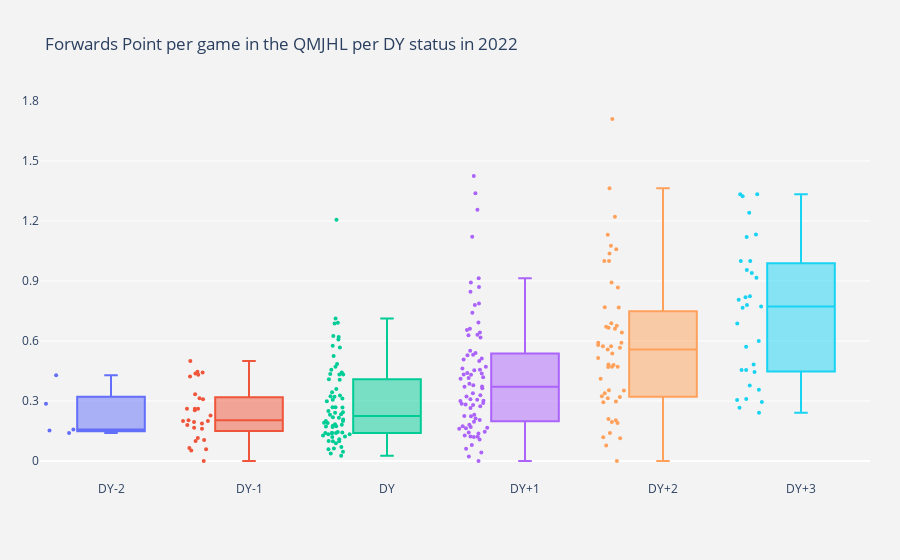

Notebook code for this chart:
### Code cell
import plotly.graph_objects as go

fig = go.Figure()
for DY_value in ['DY-2', 'DY-1',"DY",'DY+1', 'DY+2', 'DY+3']:
    fig.add_trace(go.Box(y=df[(df["DY+/-"] == DY_value) & (df["POS"] == "F")]["P1/GP"],
                         quartilemethod="linear",
                         name=DY_value,
                         boxpoints='all',
                        jitter=0.5,
                         whiskerwidth=0.2,
                        marker_size=4,
                        hovertext=df[(df["DY+/-"] == DY_value) & (df["POS"] == "F")].NAME))

fig.update_layout(
    title='Forwards Point per game in the QMJHL per DY status in 2022',
    yaxis=dict(
        autorange=True,
        showgrid=True,
        zeroline=True,
        dtick=.3,
        gridcolor='rgb(255, 255, 255)',
        gridwidth=1,
        zerolinecolor='rgb(255, 255, 255)',
        zerolinewidth=2,
    ),
    margin=dict(
        l=40,
        r=30,
        b=80,
        t=100,
    ),
    paper_bgcolor='rgb(243, 243, 243)',
    plot_bgcolor='rgb(243, 243, 243)',
    showlegend=False
)



fig.show()

### Figure 1 — Plotly figure (JSON) as saved in the notebook; plotly's stock layout.template omitted (floating-point values rounded to 4 significant figures)
{"data": [{"boxpoints": "all", "hovertext": ["Alex Mercier", "Alexandre Blais", "Loic Goyette", "Logan Crosby", "Justin Gendron"], "jitter": 0.5, "marker": {"size": 4}, "name": "DY-2", "quartilemethod": "linear", "type": "box", "whiskerwidth": 0.2, "y": [0.4286, 0.2857, 0.1579, 0.1522, 0.14]}, {"boxpoints": "all", "hovertext": ["Mathieu Cataford", "Ethan Gauthier", "Thomas Auger", "Andrei Loshko", "Tyler Peddle", "Cam Squires", "Alexis Bourque", "Maxime Coursol", "Joseph Henneberry", "Miles Mueller", "Nathan Baril", "Vincent Collard", "Mael Lavigne", "Justin Sullivan", "Justin Larose", "Matis Ouellet", "Natan Ethier", "Vincent Gauthier", "Emmanuel Vermette", "Mael St-Denis", "Justin Boisselle", "Julien Rod", "Noah Ryan", "Manix Sarrasin", "Cameron Henderson", "Sam Bowness", "Charles-Olivier Villeneuve", "Nicolas Hogue", "Sam-Luca Thifault"], "jitter": 0.5, "marker": {"size": 4}, "name": "DY-1", "quartilemethod": "linear", "type": "box", "whiskerwidth": 0.2, "y": [0.5, 0.4462, 0.4419, 0.4375, 0.4308, 0.4219, 0.3333, 0.3137, 0.3088, 0.2615, 0.2615, 0.2615, 0.2542, 0.2273, 0.2034, 0.2, 0.2, 0.1944, 0.1875, 0.1803, 0.1667, 0.1607, 0.1154, 0.1053, 0.1, 0.0652, 0.0588, 0.0526, 0]}, {"boxpoints": "all", "hovertext": ["Jordan Dumais", "Nathan Gaucher", "Markus Vidicek", "Justin Cote", "Pier-Olivier Roy (02)", "Yoan Loshing", "Antonin Verreault", "Alexis Gendron", "Daniil Bourosh", "Maxim Barbashev", "Luke Woodworth", "Jacob Mathieu", "Alexis Brisson", "Mikael Denis", "Sam Oliver", "Thomas Begin", "Alex Blais", "Jacob Newcombe", "Samuel Savoie", "Jonathan Fauchon", "Louis-Philippe Fontaine", "Dylan Andrews", "Nikita Prishchepov", "James Swan", "Cam Thomson", "Jakub Hujer", "Jonas Taibel", "Mathis Perron", "Felix Gagnon", "Michael Horth", "Simon Hughes", "Colin Ratt", "Jeremie Minville", "Peter Repcik", "Yegor Goryunov", "Donovan Arsenault", "Jason Desruisseaux", "Cameron MacLean", "Braeden MacPhee", "Nathan Casey", "Leighton Carruthers", "Nico Laforge", "Hugo Primeau", "Matthew MacDonald", "Alexis Bonefon", "Kassim Gaudet", "Xavier Roy", "Alexandre Nadeau", "Jacob Lafontaine", "Alpha Barry", "Joey Vetrano", "Jarrett Todd", "Charles-Antoine Tremblay", "Colby Huggan", "Julien Paille", "Felix Riverin", "Felix Bedard", "Zachary Marquis-Laflamme", "Jean-Raphael Roy", "Raphael Blouin", "Luka Gomboc", "Frederic Potvin", "Antoine Roy", "Alexandre Lefebvre", "Lucas Canning", "Charles-Antoine Lavallee", "Markus Suchy", "Alexandre Lamarre", "Sam Archibald", "Kiefer Lyons"], "jitter": 0.5, "marker": {"size": 4}, "name": "DY", "quartilemethod": "linear", "type": "box", "whiskerwidth": 0.2, "y": [1.206, 0.7121, 0.6912, 0.6875, 0.625, 0.62, 0.6071, 0.5758, 0.5672, 0.5254, 0.4853, 0.4706, 0.4565, 0.4426, 0.4348, 0.4324, 0.4318, 0.4091, 0.4063, 0.3594, 0.3438, 0.3279, 0.3231, 0.3214, 0.3125, 0.3061, 0.2982, 0.2692, 0.2687, 0.2679, 0.25, 0.2439, 0.2407, 0.2333, 0.2308, 0.2188, 0.2167, 0.2075, 0.2, 0.2, 0.1912, 0.1905, 0.1833, 0.1818, 0.1765, 0.1739, 0.1724, 0.1695, 0.1452, 0.1429, 0.1404, 0.14, 0.1395, 0.1395, 0.1333, 0.1333, 0.1273, 0.122, 0.12, 0.1091, 0.1, 0.0984, 0.0984, 0.0882, 0.0698, 0.0625, 0.0588, 0.0465, 0.037, 0.0263]}, {"boxpoints": "all", "hovertext": ["Joshua Roy", "Zachary Bolduc", "Xavier Bourgault", "Riley Kidney", "Zachary L'Heureux", "Olivier Nadeau", "Jacob Melanson", "Tommy Cormier", "Zach Dean", "Justin Robidas", "Jakub Brabenec", "Maxime Pellerin", "William Dumoulin", "Alexander Mirzabalayev", "Marshall Lessard", "Samuel Johnson", "Oleksii Myklukha", "James Malatesta", "Peter Reynolds", "Robert Orr", "Israel Mianscum", "Charles Boutin", "Cole Huckins", "Manix Landry", "Justin Gill", "Lorenzo Canonica", "Alexis Morin", "Viljami Marjala", "Alex Arsenault", "Xavier Filion", "Hakon Hanelt", "Cameron MacDonald", "Charles-Antoine Dumont", "Drew Elliott", "Louis Robin", "Isaac Dufort", "Anri Ravinskis", "Alexander Gaudio", "Anthony Di Cesare", "Mikael Huchette", "Andrew Belchamber", "Julien Beland", "Alexis Daniel", "Marc-Antoine Seguin", "Carter McCluskey", "Mathis Cloutier", "Anthony Turcotte", "Nolan Forster", "Ben Boyd", "Connor Trenholm", "Attilio Biasca", "Fabrice Fortin", "Tristan Roy", "Julien Hebert", "Zachael Turgeon", "Zackary Michaud", "Lou-Felix Denis", "Milo Roelens", "Jaheem Lagace-Aurelien", "Jeremy Ste-Marie", "Kian Bell", "Loic Gibeault", "David Doucet", "Jordan Cote", "Charles Savoie", "Nicolas Pavan", "Landon Miron", "Daniel Agostino", "Hugo Audette", "Emile Gadoury", "Xavier Sarrasin", "Nick Blagden", "Davis Cooper", "Julien Bourget", "Jack Campbell", "Will Chisholm", "Ludovic Dufort", "Mathys Poulin", "Mikhail Nizovkin"], "jitter": 0.5, "marker": {"size": 4}, "name": "DY+1", "quartilemethod": "linear", "type": "box", "whiskerwidth": 0.2, "y": [1.424, 1.339, 1.256, 1.121, 0.913, 0.8923, 0.8704, 0.8462, 0.7872, 0.7794, 0.7414, 0.6923, 0.6615, 0.6545, 0.6429, 0.6316, 0.629, 0.6176, 0.5517, 0.5397, 0.5313, 0.5283, 0.5122, 0.5079, 0.5, 0.4717, 0.4627, 0.4559, 0.4531, 0.4394, 0.4375, 0.4328, 0.4308, 0.4182, 0.4151, 0.4118, 0.386, 0.3788, 0.3721, 0.371, 0.3636, 0.3393, 0.3284, 0.322, 0.3091, 0.3065, 0.3016, 0.3, 0.2895, 0.2857, 0.2821, 0.2794, 0.2742, 0.2647, 0.2308, 0.225, 0.2241, 0.2128, 0.2051, 0.1967, 0.1818, 0.1739, 0.1695, 0.1667, 0.1633, 0.1607, 0.1458, 0.1429, 0.1379, 0.1273, 0.122, 0.1212, 0.1194, 0.1071, 0.0794, 0.0612, 0.0426, 0.0222, 0]}, {"boxpoints": "all", "hovertext": ["Mavrik Bourque", "William Dufour", "Patrick Guay", "Elliot Desnoyers", "Theo Rochette", "Josh Lawrence", "Ryan Francis", "Hendrix Lapierre", "Philippe Daoust", "Evan Boucher", "Alexandre Doucet", "Ivan Ivan", "Raivis Ansons", "Luka Verreault", "Brady Burns", "Jeremy Lapointe", "Matej Kaslik", "Xavier Fortin", "Cole Cormier", "William Provost", "Alex Drover", "Thomas Belgarde", "Zachary Roy (02)", "Ben Allison", "William Veillette", "Vincent Labelle", "Loick Daigle", "Zachary Gravel", "Anthony Munroe-Boucher", "Charles Beaudoin", "Dawson Stairs", "Francis Langlois", "Stephane Huard", "Yevgeni Sapelnikov", "Jonah De Simone", "Senna Peeters", "Riley Bezeau", "Tristan Allard", "Patrick LeBlanc", "Olivier Coulombe", "Logan Camp", "Keiran Gallant", "Olivier Picard", "Owen Saye", "Jacob Chantler", "Yanic Crete", "Maximilien Ledoux", "Mathis Demers", "Nicolas Kingsbury-Fournier", "Paul Dore", "Alexis Dube"], "jitter": 0.5, "marker": {"size": 4}, "name": "DY+2", "quartilemethod": "linear", "type": "box", "whiskerwidth": 0.2, "y": [1.71, 1.364, 1.221, 1.131, 1.076, 1.059, 1.037, 1, 1, 0.8919, 0.8676, 0.7692, 0.7679, 0.6885, 0.6765, 0.6716, 0.6667, 0.661, 0.6418, 0.5909, 0.5909, 0.5797, 0.5741, 0.5735, 0.566, 0.5577, 0.537, 0.5152, 0.4821, 0.48, 0.4706, 0.4706, 0.4697, 0.4118, 0.3542, 0.3529, 0.3393, 0.3235, 0.32, 0.3134, 0.2969, 0.2941, 0.2097, 0.2034, 0.1944, 0.1905, 0.14, 0.119, 0.1136, 0.0769, 0]}, {"boxpoints": "all", "hovertext": ["Xavier Simoneau", "Felix Lafrance", "Xavier Parent", "Bennett MacArthur", "Xavier Cormier", "Simon Pinard", "William Rouleau", "Jeremy Michel", "Brett Budgell", "Brooklyn Kalmikov", "Pierrick Dube", "Mathieu Bizier", "Jacob Gaucher", "Julien Anctil", "Benjamin Corbeil", "Conor Frenette", "Kieran Craig", "Nicholas Girouard", "Charlie Da Fonseca", "Mathieu Gagnon", "Christophe Farmer", "Emile Hegarty-Aubin", "Zack Jones", "Logan Chisholm", "Zachary Beauregard", "Jeremy Martin", "Jacob Stewart", "Edouard Charron", "Ludovic Soucy", "Tristan Pelletier", "Liam Kidney"], "jitter": 0.5, "marker": {"size": 4}, "name": "DY+3", "quartilemethod": "linear", "type": "box", "whiskerwidth": 0.2, "y": [1.333, 1.333, 1.323, 1.241, 1.132, 1.119, 1, 1, 0.9552, 0.9403, 0.9167, 0.8235, 0.8182, 0.806, 0.7794, 0.7727, 0.7667, 0.6875, 0.6, 0.5714, 0.4828, 0.4545, 0.4545, 0.4444, 0.377, 0.3556, 0.3103, 0.3051, 0.2951, 0.2667, 0.2407]}], "layout": {"autosize": true, "margin": {"b": 80, "l": 40, "r": 30, "t": 100}, "paper_bgcolor": "rgb(243, 243, 243)", "plot_bgcolor": "rgb(243, 243, 243)", "showlegend": false, "title": {"text": "Forwards Point per game in the QMJHL per DY status in 2022"}, "xaxis": {"autorange": true, "range": [-0.5169, 5.5], "type": "category"}, "yaxis": {"autorange": true, "dtick": 0.3, "gridcolor": "rgb(255, 255, 255)", "gridwidth": 1, "range": [-0.09498, 1.805], "showgrid": true, "type": "linear", "zeroline": true, "zerolinecolor": "rgb(255, 255, 255)", "zerolinewidth": 2}}}
